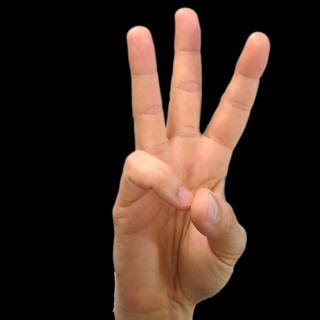
#> input picture database/3.jpg, 320 x 320 px, given in place of the camera
$ python Image_capturing.py
#> lines starting #> are read from the running program, lines starting #| are printed output that depends on the picture; after the words box and inside, x2 and y2 are one past the last pixel; in counts of white or black regions, pixels touching at a corner belong together

# coding: utf-8
"""
Created on Mon Jan 13 19:50:53 2020

@author: K S RAKSHIT prateek pannaga rahul
FILE NAME:Image_capturing.py
"""

# In[11]:


import cv2    #import numpy and cv2
import numpy as np

vc = cv2.VideoCapture(0)
pic_no = 1       #the image number will start with 1 till 2000 image
total_pic =2000
flag_capturing = False
path = 'D:/closingdilation/_'   #for creating database for _ mention _ if you are creating for A write location/A'
while(vc.isOpened()):
    # read image
    rval, frame = vc.read()  #read the frame from the webcam
#> frame is the input picture: shape (320, 320, 3); mean B, G, R 30.9, 39.5, 57
    frame = cv2.flip(frame, 1)   #flip the image horizontally
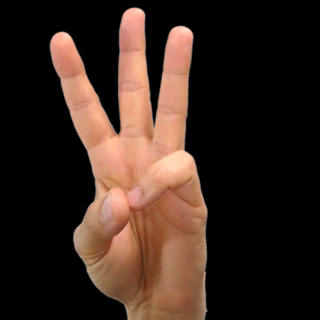
#> frame: shape (320, 320, 3); mean B, G, R 30.9, 39.5, 57

    # get hand data from the rectangle sub window on the screen
    cv2.rectangle(frame, (300,300), (100,100), (0,255,0),0) #draw the ROI(REGION OF INTEREST)
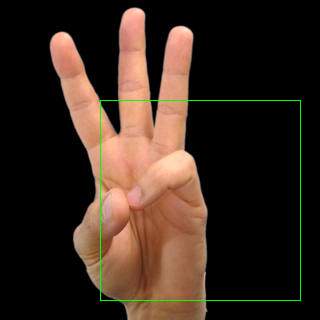
#> frame: shape (320, 320, 3); 0.78% of pixels changed, all inside (x1, y1, x2, y2) = (100, 100, 301, 301)

    cv2.imshow("image", frame)#SHOW THE IMAGE

    crop_img = frame[100:300, 100:300]  #CREATE THE BOX
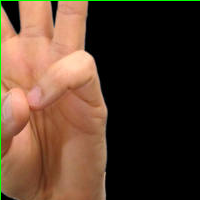
#> crop_img: shape (200, 200, 3); mean B, G, R 45.5, 62.5, 88.1

    if flag_capturing:

        pic_no += 1   #START CAPTURING
        grey1 = cv2.cvtColor(crop_img, cv2.COLOR_BGR2GRAY)  #CONVERT ROI TO GRAY
        thresh1 = cv2.threshold(grey1, 127, 255, cv2.THRESH_BINARY_INV+cv2.THRESH_OTSU)[1] #APPLY THE THRESHOLD
        cv2.imshow('grey',thresh1)

        save_img = cv2.resize( crop_img, (50,50) )  #RESIZE THE IMAGE T0 50 CROSS 50
        save_img = np.array(save_img)

        grey = cv2.cvtColor(save_img, cv2.COLOR_BGR2GRAY)  #CONVERT TO GREY
        thresh = cv2.threshold(grey, 127, 255, cv2.THRESH_BINARY_INV+cv2.THRESH_OTSU)[1]#APPLY THE THRESHOLD
        kernel = np.ones((5,5),np.uint8)    #ADD THE KERNEL
        closing = cv2.morphologyEx(thresh, cv2.MORPH_CLOSE, kernel)#USE DILATION FOR FILLING UP THE GLARE
        #cv2.imshow('grey',thresh)
        save_img = cv2.resize(closing, (50,50))


        cv2.imwrite(path + "/" + str(pic_no) + ".jpg", save_img)#SAVE THE IMAGE
        print(path + "/" + str(pic_no) + ".jpg")


    keypress = cv2.waitKey(1)  #wait for the waitkey
#> (key q is pressed here)

    if pic_no == total_pic:   #if the image number is 2000(2000 images captured break)
        flag_capturing = False
        break

    if keypress == ord('q'):  #exit if q is pressed
        break
    elif keypress == ord('c'):  #start capturing only when c is pressed
        flag_capturing = True

vc.release()  #relase the webscam
cv2.destroyAllWindows()#destroy all the window
cv2.waitKey(1)
